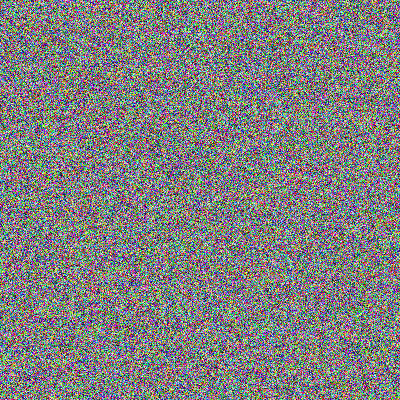
Frame 1 (no input)
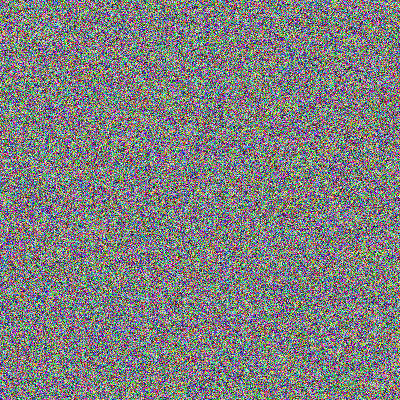
Frame 60 (the mouse pressed at the canvas centre just before this capture)
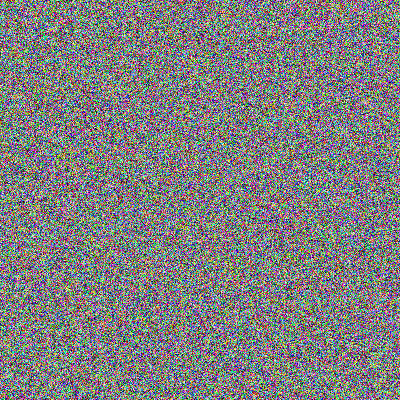
Frame 120 (the mouse held since frame 60 and released just before this capture)

The Processing sketch that drew these frames (run headless with seeded random() and noise(); from frame 60 on, the mouse is pressed at the canvas centre):

// Processing sketch: processing_46967
// ── processing_46967.pde

void setup() {
  
  size(400,400);
  loadPixels();
  
}


 void draw() {
   
   for (int i = 0; i < pixels.length; i++) {
//   
//     float r = random(255);
//     float g = random(255);
//     float b = random(255);
//   
   
  
     pixels[i] = color(random(255), random(255), random(255));
     
   }
   
   updatePixels();
   
 }
